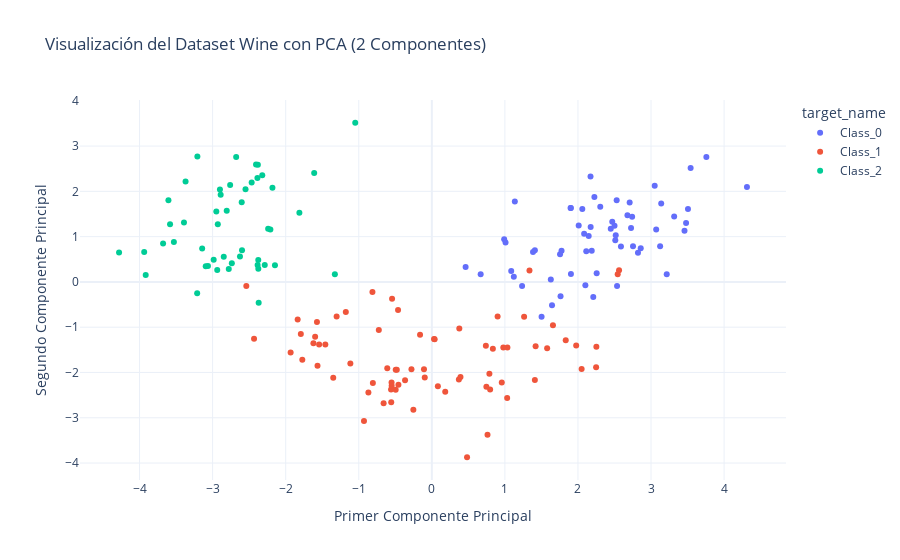

Notebook code for this chart:
### Markdown cell above
### Visualización con PCA

Dado que tenemos 13 características, no podemos visualizarlas todas a la vez. Usaremos el Análisis de Componentes Principales (PCA) para reducir la dimensionalidad a 2 componentes y visualizar la separación de las clases.

### Code cell
# Primero, escalamos los datos para que PCA funcione correctamente
scaler_pca = StandardScaler()
X_scaled_pca = scaler_pca.fit_transform(X)

# Aplicamos PCA para reducir a 2 dimensiones
pca = PCA(n_components=2)
X_pca = pca.fit_transform(X_scaled_pca)

# Creamos un DataFrame para la visualización
df_pca = pd.DataFrame(data=X_pca, columns=['PC1', 'PC2'])
df_pca['target_name'] = df['target_name']

# Gráfico interactivo con Plotly
fig = px.scatter(df_pca, 
                 x='PC1', 
                 y='PC2', 
                 color='target_name', 
                 title='Visualización del Dataset Wine con PCA (2 Componentes)',
                 labels={'PC1': 'Primer Componente Principal', 'PC2': 'Segundo Componente Principal'},
                 template='plotly_white')

fig.show()

### Figure 1 — Plotly figure (JSON) as saved in the notebook; plotly's stock layout.template omitted (floating-point values rounded to 4 significant figures)
{"data": [{"hovertemplate": "target_name=Class_0<br>Primer Componente Principal=%{x}<br>Segundo Componente Principal=%{y}<extra></extra>", "legendgroup": "Class_0", "marker": {"color": "#636efa", "symbol": "circle"}, "mode": "markers", "name": "Class_0", "orientation": "v", "showlegend": true, "type": "scatter", "x": [3.317, 2.209, 2.517, 3.757, 1.009, 3.05, 2.449, 2.059, 2.511, 2.754, 3.48, 1.755, 2.113, 3.458, 4.313, 2.305, 2.172, 1.899, 3.542, 2.085, 3.124, 1.087, 2.535, 1.645, 1.762, 0.9901, 1.775, 1.235, 2.188, 2.256, 2.5, 2.677, 1.629, 1.903, 1.41, 1.904, 1.385, 1.122, 1.502, 2.53, 2.588, 0.6685, 3.071, 0.4622, 2.101, 1.136, 2.727, 2.821, 2.01, 2.707, 3.215, 2.859, 3.506, 2.225, 2.147, 2.469, 2.742, 2.174, 3.139], "xaxis": "x", "y": [1.443, -0.3334, 1.031, 2.756, 0.8698, 2.122, 1.175, 1.609, 0.9181, 0.7894, 1.302, 0.612, 0.6757, 1.131, 2.096, 1.663, 2.327, 1.631, 2.518, 1.061, 0.7869, 0.2417, -0.09184, -0.5163, -0.3171, 0.9407, 0.6862, -0.08981, 0.6896, 0.1915, 1.241, 1.472, 0.0527, 1.633, 0.6979, 0.1767, 0.6586, 0.1141, -0.7694, 1.803, 0.7796, 0.17, 1.156, 0.3307, -0.07101, 1.777, 1.191, 0.6463, 1.247, 1.752, 0.167, 0.7453, 1.613, 1.875, 1.017, 1.329, 1.437, 1.212, 1.732], "yaxis": "y"}, {"hovertemplate": "target_name=Class_1<br>Primer Componente Principal=%{x}<br>Segundo Componente Principal=%{y}<extra></extra>", "legendgroup": "Class_1", "marker": {"color": "#EF553B", "symbol": "circle"}, "mode": "markers", "name": "Class_1", "orientation": "v", "showlegend": true, "type": "scatter", "x": [-0.9286, -1.542, -1.836, 0.03061, 2.05, -0.6097, 0.9002, 2.249, 0.1834, -0.8128, 1.976, -1.572, 1.658, -0.7254, 2.562, 1.833, -0.868, 0.37, -1.457, 1.263, 0.3762, 0.7621, 1.035, -0.4949, -2.539, 0.8353, 0.7879, -0.8068, -0.558, -1.115, -0.5557, -1.349, -1.564, -1.933, 0.7467, 0.9575, 2.544, -0.544, 1.031, 2.252, 1.41, 0.7977, -0.5495, -0.1612, -0.6598, 0.3924, -1.772, -0.3663, -1.621, 0.08254, 1.578, 1.421, -0.2787, -1.303, -0.4571, -0.4942, 0.4821, -0.2529, -0.1072, -2.433, -0.5511, 0.7396, 1.336, -1.177, -0.4623, 0.9785, -0.09681, 0.03849, -1.597, -0.4796, -1.793], "xaxis": "x", "y": [-3.073, -1.381, -0.83, -1.263, -1.925, -1.908, -0.7639, -1.885, -2.427, -0.2205, -1.403, -0.885, -0.9567, -1.064, 0.2602, -1.288, -2.444, -2.154, -1.383, -0.7708, -1.027, -3.375, -1.451, -2.381, -0.08744, -1.474, -2.027, -2.234, -2.373, -1.802, -2.658, -2.118, -1.852, -1.559, -2.313, -2.224, 0.1693, -0.3689, -2.566, -1.433, -2.166, -2.377, -2.293, -1.164, -2.68, -2.099, -1.717, -2.169, -1.356, -2.306, -1.462, -1.418, -1.931, -0.7632, -2.269, -1.939, -3.872, -2.821, -1.929, -1.257, -2.222, -1.409, 0.2533, -0.664, -0.6183, -1.446, -2.11, -1.267, -1.208, -1.939, -1.15], "yaxis": "y"}, {"hovertemplate": "target_name=Class_2<br>Primer Componente Principal=%{x}<br>Segundo Componente Principal=%{y}<extra></extra>", "legendgroup": "Class_2", "marker": {"color": "#00cc96", "symbol": "circle"}, "mode": "markers", "name": "Class_2", "orientation": "v", "showlegend": true, "type": "scatter", "x": [-1.327, -2.385, -2.937, -2.147, -2.37, -3.064, -3.916, -3.936, -3.094, -2.374, -2.779, -2.287, -2.986, -2.375, -2.21, -2.626, -4.281, -3.583, -2.807, -2.9, -2.321, -2.55, -1.813, -2.76, -2.737, -3.605, -2.89, -3.392, -1.048, -1.61, -3.143, -2.24, -2.848, -2.597, -2.949, -3.53, -2.406, -2.929, -2.181, -2.381, -3.212, -3.678, -2.466, -3.371, -2.602, -2.678, -2.387, -3.209], "xaxis": "x", "y": [0.1704, 0.3746, 0.2639, 0.3683, -0.4596, 0.3534, 0.1546, 0.6597, 0.3488, 0.292, 0.2868, 0.3725, 0.4892, 0.4823, 1.16, 0.5632, 0.6497, 1.273, 1.571, 2.041, 2.356, 2.045, 1.528, 2.139, 0.4099, 1.802, 1.925, 1.312, 3.515, 2.407, 0.7382, 1.175, 0.556, 0.698, 1.555, 0.8825, 2.592, 1.274, 2.078, 2.589, -0.2512, 0.8477, 2.194, 2.216, 1.757, 2.761, 2.297, 2.769], "yaxis": "y"}], "layout": {"legend": {"title": {"text": "target_name"}, "tracegroupgap": 0}, "title": {"text": "Visualización del Dataset Wine con PCA (2 Componentes)"}, "xaxis": {"anchor": "y", "domain": [0, 1], "title": {"text": "Primer Componente Principal"}}, "yaxis": {"anchor": "x", "domain": [0, 1], "title": {"text": "Segundo Componente Principal"}}}}
